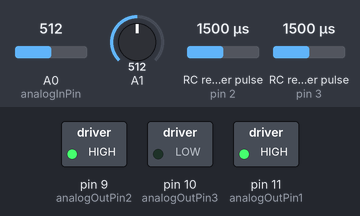
A sketch run on a simulated Arduino Uno, built with avr-gcc and run on an emulated ATmega328P. Shown: switched loads named in the sketch (green lamp = pin HIGH). Wiring (inferred from the names in the program): 2 × RC receiver channel: data pin 2 / data pin 3. The inputs (shaded band) are chosen by the test bench; at power-on: A1 = 512, A0 (analogInPin) = 512, RC receiver pulse (sensors on pin 2, pin 3) 1500 µs. What the sketch prints to the serial monitor is not drawn.

Above: at 2.2 s.
2.3 s: A1 set to 208
3.8 s: A1 set to 182
At 5.0 s:
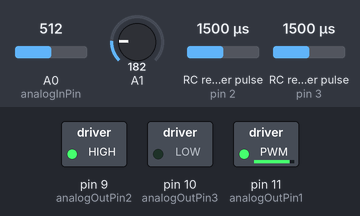
5.3 s: A0 (analogInPin) set to 716
At 6.5 s:
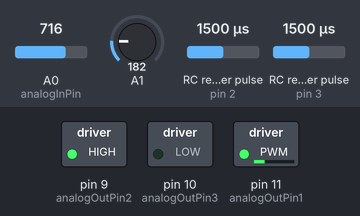
6.8 s: A0 (analogInPin) set to 992
At 7.6 s:
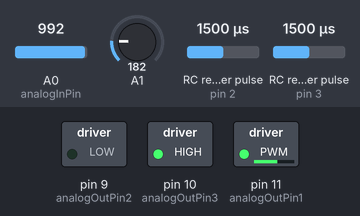
8.3 s: A1 set to 30
At 8.7 s:
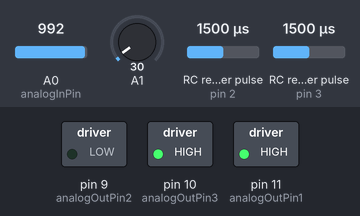
9.8 s: A0 (analogInPin) set to 306
At 11.0 s:
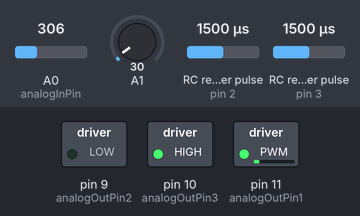
Timing chart, 0 to 12.3 s (numbered marks = the images above; inputs shaded):
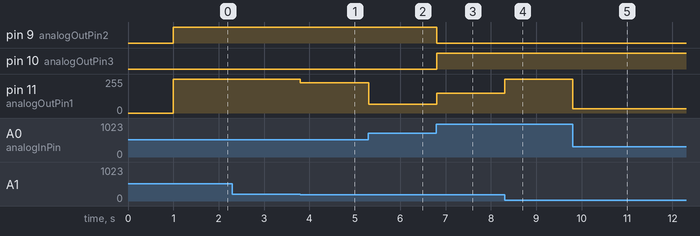

Measured:
- after the input at 3.8 s, pin 11 (analogOutPin1): 255/255 → 226/255 at once
- after the input at 5.3 s, pin 11 (analogOutPin1): 226/255 → 66/255 at once
- after the input at 6.8 s, pin 9 (analogOutPin2): HIGH → LOW at once; pin 10 (analogOutPin3): LOW → HIGH at once; pin 11 (analogOutPin1): 66/255 → 148/255 at once
- after the input at 8.3 s, pin 11 (analogOutPin1): 148/255 → 255/255 at once
- after the input at 9.8 s, pin 11 (analogOutPin1): 255/255 → 32/255 at once

The sketch:

encoder_P_Position.ino
```cpp
// Assign your channel in pins
#define CHANNEL_A_PIN 2
#define CHANNEL_B_PIN 3
volatile long unCountShared;

//A0 reads in angle
//0-5V = 0-pi
const int analogInPin=A0;
const int analogOutPin1=11;
const int analogOutPin2=9;
const int analogOutPin3=10;

float k_pot = (390-100)/(2*PI);

int val = 0;
int val2 = 0;
int mag = 0;

static int globzeros[6] = {100,414,500,499,448,457};

//put the motor number for this arduino here:
int motornum = 1;

int glob0 = globzeros[motornum-1];

void setup()
{
  Serial.begin(115200);
  //attach the interrupts
  attachInterrupt(0, channelA,CHANGE);
  attachInterrupt(1, channelB,CHANGE);
  pinMode(analogOutPin2,OUTPUT);
  pinMode(analogOutPin3,OUTPUT);
//  int tot = 0;
//  for (int k=0; k<100; k++){
//    tot += analogRead(1);
//    delay(1);
//  }
//  int globV = tot/100;
  int globV = analogRead(1);
  Serial.print(globV);
  Serial.print('\t');
  int glob0 = 100;
  float k_pot = (390-100)/(2*PI);
  float globPos = (globV - glob0)/k_pot;
  Serial.print(globPos);
  Serial.print('\t');
  unCountShared = long( globPos*8000/(2*PI) );
  Serial.print(unCountShared);
  Serial.print('\t');
  delay(1000);
}

void loop()
{
  // create local variables to hold a local copies of the channel inputs
  // these are declared static so that thier values will be retained
  // between calls to loop.
  static long unCount;

  noInterrupts(); // turn interrupts off quickly while we take local copies of the shared variables

  unCount = unCountShared;

  //interrupts();

  //float posfloat = unCount*2*PI/(8000.0); //our encoder position in radians
  float posfloat = (analogRead(1) - glob0)/k_pot;
  //val is desired angle
  //0-1023 = 0-pi
  val = analogRead(analogInPin); //raw reference position value.
  val=val-512; //this number should be scaled to go from -PI to PI

  float ref_command_float = val*PI/512.0;//this should be the reference position in radians.

  float float_error = ref_command_float-posfloat;//this is our current error value!!

  float kp = 100.0/(PI/4.0);//some guess for KP.........

  float float_U = kp*float_error;

  if(float_U>255.0){
    float_U = 255.0;
  }

  if (float_U<-255.0){
    float_U = -255.0;
  }

  val2 = int(float_U);
  mag = abs(val2);

  if(val2>20){
    //Serial.print("!!!!!!!!!!!!");
   digitalWrite(analogOutPin3,HIGH);
   analogWrite(analogOutPin1,mag);
   digitalWrite(analogOutPin2,LOW);
 }
 else if(val2<-20){
   digitalWrite(analogOutPin2,HIGH);
   analogWrite(analogOutPin1,mag);
   digitalWrite(analogOutPin3,LOW);
 }

 else{
   digitalWrite(analogOutPin3,LOW);
   analogWrite(analogOutPin1,0);
   digitalWrite(analogOutPin2,LOW);
 }

  Serial.print(analogRead(1));
  Serial.print("\t");
  Serial.print(ref_command_float);
  Serial.print("\t");
  Serial.print(unCount);
  Serial.print("\t");
  Serial.print(float_error);
  Serial.print("\t");
  Serial.print(float_U);
  Serial.print("\t");
  Serial.print(val2);
  Serial.print("\t");
  Serial.println(mag);

//  Serial.println(val);
//  Serial.println(mag);
//  Serial.print(millis());
//  Serial.print("\t");
//  Serial.println(unCount);
  delay(1);

}


// simple interrupt service routine
void channelA()
{
  //Serial.println("A");
  if (digitalRead(CHANNEL_A_PIN) == HIGH)
  {
	if (digitalRead(CHANNEL_B_PIN) == LOW)
	{
  	unCountShared++;
	}
	else
	{
  	unCountShared--;
	}
  }
  else
  {
	if (digitalRead(CHANNEL_B_PIN) == HIGH)
	{
  	unCountShared++;
	}
	else
	{
  	unCountShared--;
	}
  }
}

void channelB()
{
  //Serial.println("B");
  if (digitalRead(CHANNEL_B_PIN) == HIGH)
  {
	if (digitalRead(CHANNEL_A_PIN) == HIGH)
	{
  	unCountShared++;
	}
	else
	{
  	unCountShared--;
	}
  }
  else
  {
	if (digitalRead(CHANNEL_A_PIN) == LOW)
	{
  	unCountShared++;
	}
	else
	{
  	unCountShared--;
	}
  }
}
```
